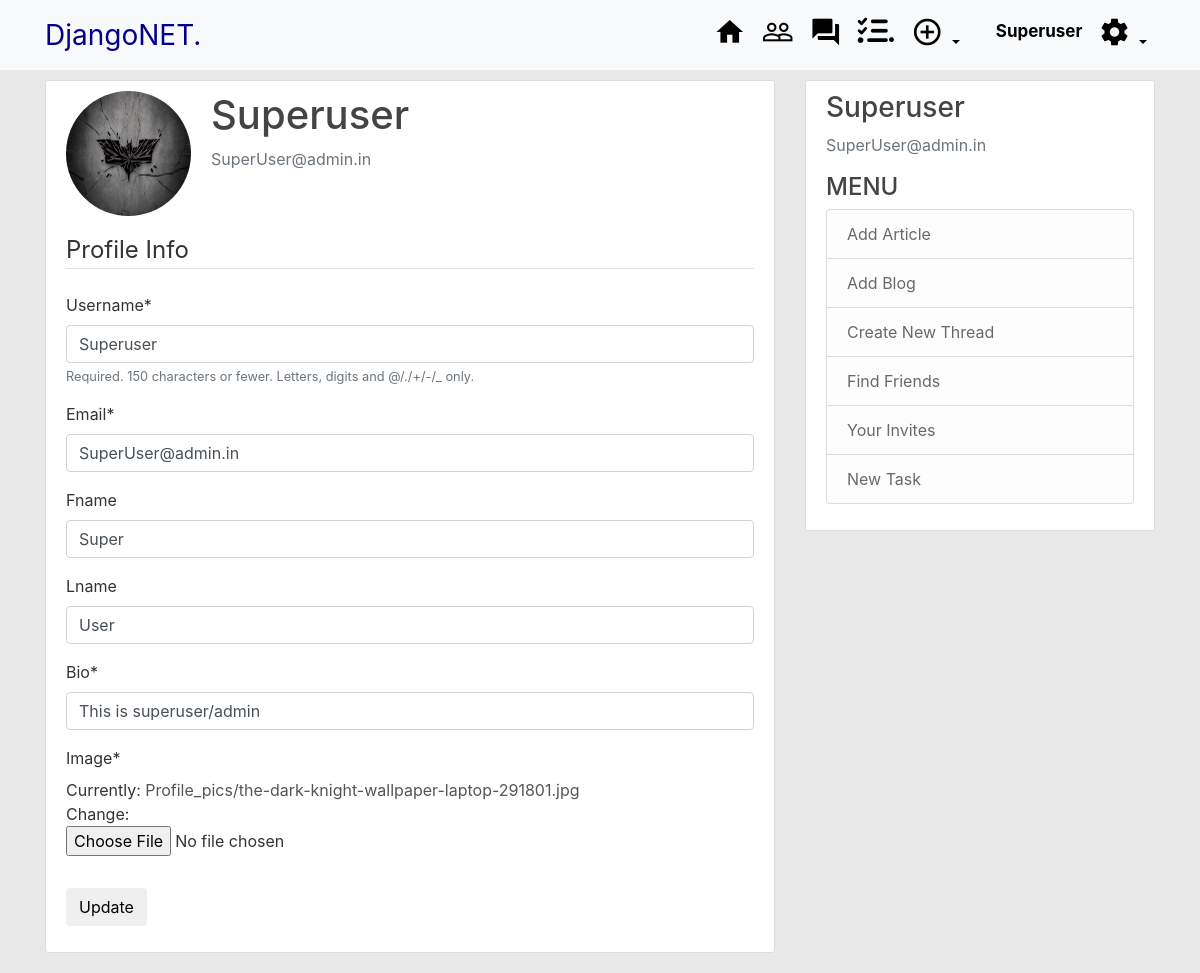
Screenshot of /profile/edit (signed in) with the database file from the repository.
### users/models.py (models this page shows, shortened)
class Profile(models.Model):
	user = models.OneToOneField(User, on_delete=models.CASCADE)
	Fname = models.CharField(max_length=100, blank=True)
	Lname = models.CharField(max_length=100, blank=True)
	image=models.ImageField(default='default.jpg',upload_to='Profile_pics')
	bio = models.CharField(max_length = 200, default='No Bio')
	Friends = models.ManyToManyField(User, blank =True, related_name = "friends")
	objects = ProfileManager()

### users/views.py (the view)
# urls.py: path('profile/edit',user_views.profile,name='profile-edit'),
@login_required
def profile(request):
	if request.method== 'POST':
		u_form=UserUpdateForm(request.POST, instance=request.user)
		p_form=ProfileUpdateForm(request.POST,
			request.FILES,
			instance=request.user.profile)
		if u_form.is_valid() and p_form.is_valid():
			u_form.save()
			p_form.save()
			messages.success(request, f'Your account has been Updated!')
			return redirect('profile-edit')
	else:
		u_form=UserUpdateForm(instance=request.user)
		p_form=ProfileUpdateForm(instance=request.user.profile)
	context={
	'u_form':u_form,
	'p_form':p_form
	}
	return render(request,'users/profile.html',context)

### users/forms.py
class UserUpdateForm(forms.ModelForm):
	email = forms.EmailField()
	class Meta:
		model=User
		fields=['username','email']

class ProfileUpdateForm(forms.ModelForm):
	class Meta:
		model = Profile
		fields=['Fname','Lname','bio','image']

### users/templates/users/profile.html (shortened to what this page needs)
{% extends "blog/base.html" %}
{% load crispy_forms_tags %}
{% block content %}
    <div class="content-section">
      <div class="media">
        <img class="rounded-circle account-img" src="{{ user.profile.image.url }}">
        <div class="media-body">
          <h2 class="account-heading">{{ user.username }}</h2>
          <p class="text-secondary">{{ user.email }}</p>
        </div>
      </div>
      <form method="POST" enctype="multipart/form-data">
          <fieldset class="form-group">
            <legend class = "border-bottom mb-4">Profile Info</legend>
              {{u_form|crispy}}
              {{p_form|crispy}}
            </fieldset>
          <div class="form-group">
            <button class = "btn btn-oitline-info" type="sumbit">Update</button>
          </div>
    </form>
    </div>
{% endblock content %}

### blog/templates/blog/base.html (shortened to what this page needs)
{%load static%}
<!DOCTYPE html>
<html>
<head>
    <link rel="stylesheet" href="https://maxcdn.bootstrapcdn.com/bootstrap/4.0.0/css/bootstrap.min.css">
    <link rel="stylesheet" type="text/css" href="{% static 'blog/main.css'%}">
    <link rel="stylesheet" type="text/css" href="{% static 'blog/profile.css'%}">
    <link rel="stylesheet" type="text/css" href="{% static 'blog/custom.css'%}">
    <link rel="stylesheet" type="text/css" href="{% static 'blog/Network.css'%}">
    <link rel="stylesheet" type="text/css" href="{% static 'blog/comment.css'%}">
</head>
<body>
	<header class="site-header">
      <nav class="navbar navbar-expand-md fixed-top navbar-light bg-light" >
        <div class="container">
          <a class="navbar-brand mr-4" style = "color:darkblue; text-shadow:10em; font-size: 28px;" href="{% url 'blog-home' %}">DjangoNET.</a>
          <div class="collapse navbar-collapse" id="navbarToggle">
            <div class="navbar-nav">
            	{% if user.is_authenticated %}
            		<a class="nav-item nav-link" href="{% url 'blog-home' %}">
            			<i class="material-icons" style="font-size:32px">home</i>
            		</a>
            		<a class="nav-item nav-link" href="{% url 'FindFriends' %}">
            			<i class="material-icons" style="font-size:32px">people_outline</i>
            		</a>
                    <a class="nav-item nav-link" href="{% url 'thread-home' %}">
                        <i class="material-icons" style="font-size:32px">forum
                        </i>
                    </a>
                    <a class="nav-item nav-link" href="{% url 'task-home' %}">
                        <i class='fas fa-tasks' style='font-size:30px'>.</i>
                    </a>
                    <div class="nav-item dropdown">
                        <a class="nav-link dropdown-toggle" href="#" id="navbarDropdownMenuLink" data-toggle="dropdown" aria-haspopup="true" aria-expanded="false">
                          <i class="material-icons" style="font-size:32px">add_circle_outline</i>
                        </a>
                      </div>
            		<a class="nav-item nav-link" href="{% url 'detail_profile' user.id %}"
            		style="font-size:17px; margin-top:3px; margin-left: 20px;">
            			<strong>{{user.username}}</strong>
            		</a>
                     <div class="nav-item dropdown">
                        <a class="nav-link dropdown-toggle" href="#" id="navbarDropdownMenuLink" data-toggle="dropdown" aria-haspopup="true" aria-expanded="false">
                          <i class="material-icons" style="font-size:32px">settings</i>
                        </a>
                      </div>
            	{% else %}
            		<a class="nav-item nav-link" href="{% url 'login' %}">Login</a>
            		<a class="nav-item nav-link" href="{% url 'register' %}">Register</a>
            	{% endif %}
            </div>
          </div>
        </div>
      </nav>
    </header>
	<main role="main" class="container">
	  <div class="row">
	    <div class="col-md-8">
	    	{% block content %}{% endblock %}
	    </div>
        {% if request.user.is_authenticated %}
    	    <div class="col-md-4">
    	      <div class="content-section">
    	        <h3>{{request.user.username}}</h3>
    	        <p class='text-muted'> {{request.user.email}}
                <h4>MENU</h4>
    	          <ul class="list-group">
                    <li class="list-group-item list-group-item-light">
                        <a href="{% url 'post-create' %}">Add Article</a>
                    </li>
                    <li class="list-group-item list-group-item-light">
                        <a href="{% url 'blog-create' %}">Add Blog</a>
                    </li>
                    <li class="list-group-item list-group-item-light">
                        <a href="{% url 'thread-create' %}"> Create New Thread</a>
                    </li>
                    <li class="list-group-item list-group-item-light">
                        <a href="{% url 'FindFriends' %}">Find Friends</a>
                    </li>
                    <li class="list-group-item list-group-item-light">
                        <a href="{% url 'my-invites' %}">Your Invites</a>
                    </li>
                    <li class="list-group-item list-group-item-light">
                        <a href="{% url 'task-create' %}">New Task</a>
                    </li>
    	          </ul>
    	        </p>
    	      </div>
    	    </div>
        {% endif %}
	  </div>
	</main>
</body>
</html>

### blog/static/blog/main.css (style rules this page uses)
body { background: #E8E8E8; color: #333333; margin-top: 5rem; }
h1, h2, h3, h4, h5, h6 { color: #444444; }
ul { margin: 0; }
li>a { color:#696969; }
.site-header .navbar-nav .nav-link { color: black; }
.content-section { background: #ffffff; padding: 10px 20px; border: 1px solid #dddddd; border-radius: 3px; margin-bottom: 20px; }
.account-img { height: 125px; width: 125px; margin-right: 20px; margin-bottom: 16px; }
.account-heading { font-size: 2.5rem; }

### blog/static/blog/Network.css (style rules this page uses)
a { text-decoration: none; color: #555; }

### rows the page displays
Profile: Fname "Super", Lname "User", bio "This is superuser/admin"

### other values shown
{{ user.username }} "Superuser"
{{ user.email }} "SuperUser@admin.in"
{{ request.user.username }} "Superuser"
{{ request.user.email }} "SuperUser@admin.in"
